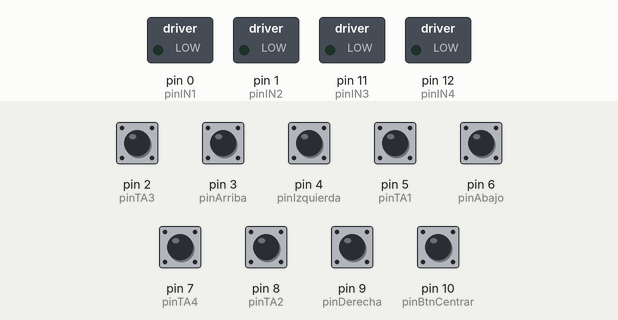
The sketch below on a simulated Arduino Uno, built with avr-gcc and run on an emulated ATmega328P. Shown: switched loads named in the sketch (green lamp = pin HIGH). Inputs (shaded band) come from the test bench; at power-on: pin 2 (pinTA3), pin 3 (pinArriba), pin 4 (pinIzquierda), pin 5 (pinTA1), pin 6 (pinAbajo), pin 7 (pinTA4), pin 8 (pinTA2), pin 9 (pinDerecha), pin 10 (pinBtnCentrar) HIGH.

Above: at 1.2 s.
1.3 s: pin 3 (pinArriba) pulled LOW for 0.15 s
At 1.37 s:
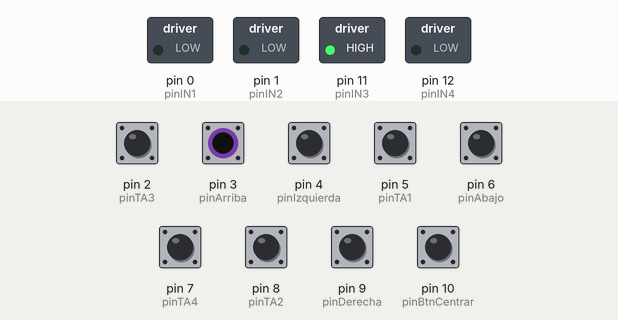
2.9 s: pin 4 (pinIzquierda) pulled LOW for 0.15 s
At 4.1 s:
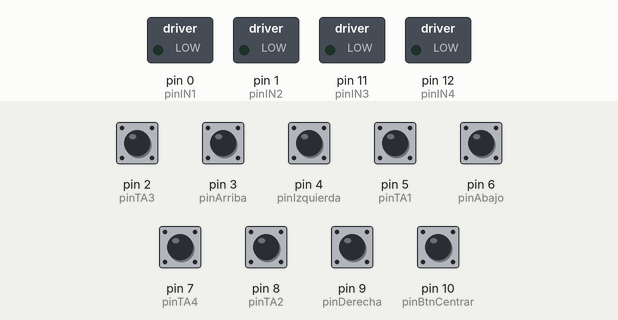
4.5 s: pin 6 (pinAbajo) pulled LOW for 0.15 s
At 5.3 s:
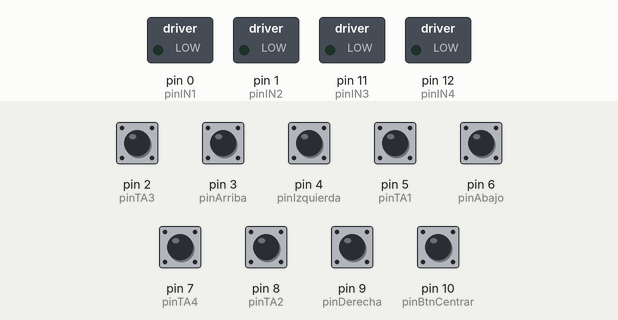
6.1 s: pin 9 (pinDerecha) pulled LOW for 0.15 s
At 6.5 s:
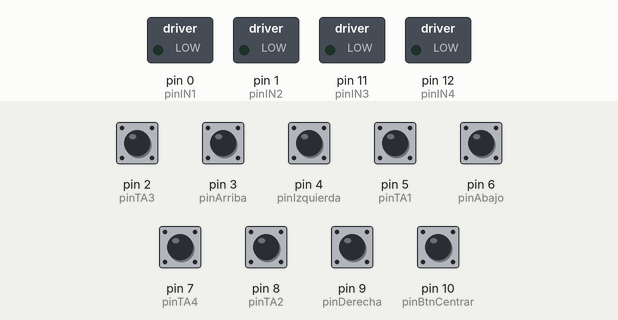
7.7 s: pin 4 (pinIzquierda) driven LOW and pin 9 (pinDerecha) driven LOW
At 8.2 s:
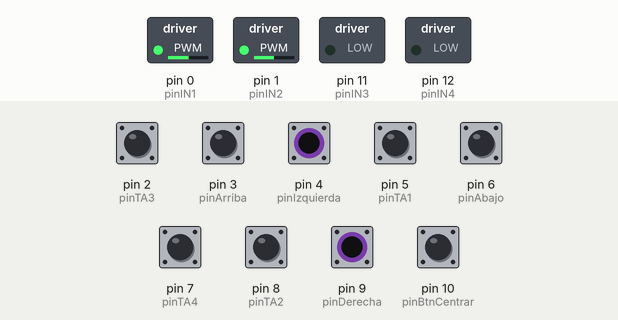
9.2 s: pin 10 (pinBtnCentrar) pulled LOW for 1 s
At 9.8 s:
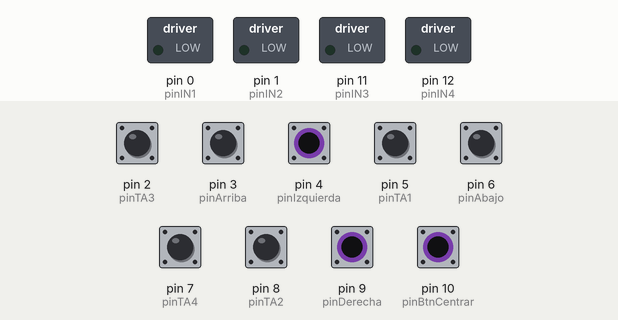
Timing chart, 0 to 12.2 s (numbered marks = the images above; inputs shaded):
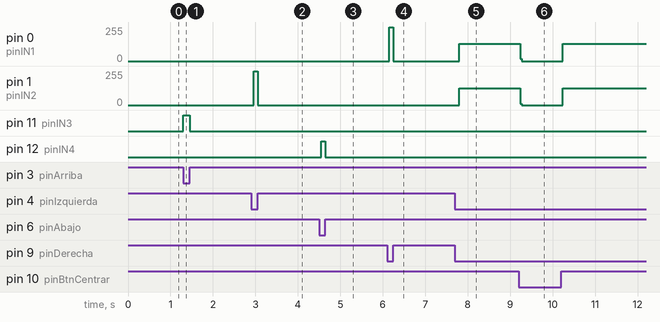

The sketch:

XYmicro.ino
```cpp
#include <Arduino.h>

const int pinIN3 = 11;        // salida para módulo de motor 2 IN3
const int pinIN4 = 12;        // salida para módulo de motor 2 IN4
const int pinTA3 = 2;         // entrada de final de carrera TA3 (eje por determinar)
const int pinArriba = 3;      // Entrada de señal de pedal dirección arriba
const int pinIzquierda = 4;   // Entrada de señal de pedal dirección Izquierda
const int pinTA1 = 5;         // entrada de final de carrera TA1 (eje por determinar)
const int pinAbajo = 6;       // Entrada de señal de pedal dirección abajo
const int pinTA4 = 7;         // entrada de final de carrera TA2 (eje por determinar)
const int pinTA2 = 8;         // entrada de final de carrera TA2 (eje por determinar)
const int pinDerecha = 9;     // Entrada de señal de pedal dirección derecha
const int pinBtnCentrar = 10; // Entrada de señal de botón de centrado
const int pinIN2 = 1;         // salida para módulo de motor 1 IN2
const int pinIN1 = 0;         // salida para módulo de motor 1 IN1
bool centrando = LOW;

void setup()
{
  //Serial.begin(115200);
  pinMode(pinIN1, OUTPUT);
  pinMode(pinIN2, OUTPUT);
  pinMode(pinIN3, OUTPUT);
  pinMode(pinIN4, OUTPUT);
  pinMode(pinTA3, INPUT_PULLUP);
  pinMode(pinArriba, INPUT_PULLUP);
  pinMode(pinIzquierda, INPUT_PULLUP);
  pinMode(pinTA1, INPUT_PULLUP);
  pinMode(pinAbajo, INPUT_PULLUP);
  pinMode(pinTA4, INPUT_PULLUP);
  pinMode(pinTA2, INPUT_PULLUP);
  pinMode(pinDerecha, INPUT_PULLUP);
  pinMode(pinBtnCentrar, INPUT_PULLUP);
}

void loop()
{
   if (digitalRead(pinBtnCentrar)==LOW){
    centrando = LOW;
    Serial.print("Boton Centrado pulsado, centrando...............");
    while(!centrando){
      Serial.print("Estado de: TA1: ");
      Serial.print(digitalRead(pinTA1));
      Serial.print(" TA2: ");
      Serial.print(digitalRead(pinTA2));
      Serial.print(" TA3: ");
      Serial.print(digitalRead(pinTA3));
      Serial.print(" TA4: ");
      Serial.print(digitalRead(pinTA4));
      if(digitalRead(pinTA1)==LOW && digitalRead(pinTA2)==HIGH){
        abajo();
      }else if(digitalRead(pinTA1)==HIGH && digitalRead(pinTA2)==LOW){
        arriba();
      }else{
        pararY();
      }
      if(digitalRead(pinTA3)==HIGH && digitalRead(pinTA4)==LOW){
        derecha();
      }else if(digitalRead(pinTA3)==LOW && digitalRead(pinTA4)==HIGH){
        izquierda();
      }else {
        pararX();
      }
      if(digitalRead(pinDerecha)==LOW || digitalRead(pinIzquierda)==LOW || digitalRead(pinAbajo)==LOW || digitalRead(pinArriba)==LOW){
        pararX();
        pararY();
        centrando = HIGH;
      }
    }
   }else{
    if (digitalRead(pinArriba)==LOW){
      //Serial.println("presionado pedal ARRIBA");
      arriba();
    }
    if (digitalRead(pinAbajo)==LOW){
      //Serial.println("presionado pedal ABAJO");
      abajo();
    }
    if (digitalRead(pinIzquierda)==LOW){
      //Serial.println("presionado pedal IZQUIERDA");
      izquierda();
    }
    if (digitalRead(pinDerecha)==LOW){
      //Serial.println("presionado pedal DERECHA");
      derecha();
    }
    if (digitalRead(pinDerecha)==HIGH && digitalRead(pinIzquierda)==HIGH && digitalRead(pinAbajo)==HIGH && digitalRead(pinArriba)==HIGH){
      pararX();
      pararY();
      delay(100);
    }
   }

}
void derecha(){
  digitalWrite(pinIN1,HIGH);
  digitalWrite(pinIN2,LOW);
  Serial.println("Moviendo a la derecha...");
}
void izquierda(){
  digitalWrite(pinIN1,LOW);
  digitalWrite(pinIN2,HIGH);
  Serial.println("Moviendo a la izquierda...");
}
void arriba(){
  digitalWrite(pinIN3,HIGH);
  digitalWrite(pinIN4,LOW);
  //Serial.println("Moviendo a la arriba...");
}
void abajo(){
  digitalWrite(pinIN3,LOW);
  digitalWrite(pinIN4,HIGH);
  Serial.println("Moviendo a la abajo...");
}
void pararY(){
  digitalWrite(pinIN3,LOW);
  digitalWrite(pinIN4,LOW);
  Serial.println("motores en Y detenidos");
}
void pararX(){
  digitalWrite(pinIN1,LOW);
  digitalWrite(pinIN2,LOW);
  Serial.println("motores en X detenidos");
}
```

Measured:
- after the input at 1.3 s, pin 11 (pinIN3): LOW → HIGH at once, → LOW 0.14 s later
- after the input at 2.9 s, pin 1 (pinIN2): 0/255 → 255/255 after 0.06 s, → 0/255 0.09 s later
- after the input at 4.5 s, pin 12 (pinIN4): LOW → HIGH after 0.06 s, → LOW 0.09 s later
- after the input at 6.1 s, pin 0 (pinIN1): 0/255 → 255/255 after 0.06 s, → 0/255 0.09 s later
- after the input at 7.7 s, pin 0 (pinIN1): 0/255 → 130/255 after 0.10 s; pin 1 (pinIN2): 0/255 → 126/255 after 0.10 s
- after the input at 9.2 s, pin 0 (pinIN1): 130/255 → 0/255 at once, → 130/255 1.0 s later; pin 1 (pinIN2): 126/255 → 0/255 at once, → 126/255 1.0 s later
